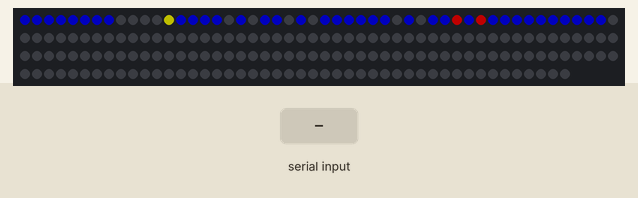
Recording of a sketch running on a simulated Arduino Uno, built with avr-gcc and run on an emulated ATmega328P. Parts: 196 RGB LEDs in strip order, left to right, continuing on the next row. The test bench sets the inputs (shaded band). Dim RGB values are drawn brighter than linear.

Above: at 1.2 s.
1.3 s: "f" received over Serial
Timing chart, 0 to 4.3 s (numbered marks = the images above; inputs shaded):
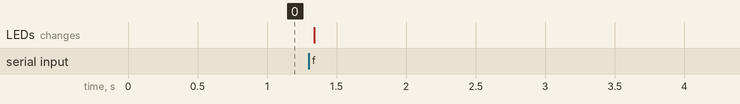

The sketch:

Maze.ino
```cpp
#include <Adafruit_NeoPixel.h>

#define PIN 4
#define POT 6

Adafruit_NeoPixel ring = Adafruit_NeoPixel(196, PIN, NEO_GRB + NEO_KHZ800);

uint32_t maze[4][7][7];
int y = 0, z = 1, x = 1;
uint32_t prev = 0;

void setup() {
  ring.begin();
  ring.setBrightness(80);
  ring.clear(); // clear all pixels
  ring.show();  // show all pixels
  for(int layer = 0; layer < 4; layer++){
    for(int row = 0; row < 7; row++){
      for(int column = 0; column < 7; column++){
        maze[layer][row][column] = 0x000000;
      }
    }
  }

  maze[0][0][0] = maze[0][0][1] = maze[0][0][2] = maze[0][0][3] = maze[0][0][4] = maze[0][0][5] = maze[0][0][6] =
  maze[0][1][0]                                                                                 = maze[0][1][6] =
  maze[0][2][0] = maze[0][2][1] = maze[0][2][2] =                 maze[0][2][4]                 = maze[0][2][6] =
  maze[0][3][0] = maze[0][3][1] = maze[0][3][2] =                 maze[0][3][4]                 = maze[0][3][6] =
  maze[0][4][0] = maze[0][4][1] = maze[0][4][2] =                 maze[0][4][4]                 = maze[0][4][6] =
  maze[0][5][0] = maze[0][5][1] = maze[0][5][2] =                 maze[0][5][4]                 = maze[0][5][6] =
  maze[0][6][0] = maze[0][6][1] = maze[0][6][2] = maze[0][6][3] = maze[0][6][4] = maze[0][6][5] = maze[0][6][6] =


  maze[1][0][0] = maze[1][0][1] = maze[1][0][2] = maze[1][0][3] = maze[1][0][4] = maze[1][0][5] = maze[1][0][6] =
  maze[1][1][0] =
  maze[1][2][0] =                 maze[1][2][2] = maze[1][2][3] = maze[1][2][4] = maze[1][2][5] =
  maze[1][3][0] = maze[1][3][1] = maze[1][3][2] = maze[1][3][3] = maze[1][3][4] = maze[1][3][5] =
  maze[1][4][0] = maze[1][4][1] =                 maze[1][4][3] = maze[1][4][4] =
  maze[1][5][0] = maze[1][5][1] =                                 maze[1][5][4] =                 maze[1][5][6] =
  maze[1][6][0] = maze[1][6][1] = maze[1][6][2] = maze[1][6][3] = maze[1][6][4] = maze[1][6][5] = maze[1][6][6] =


  maze[2][0][0] = maze[2][0][1] = maze[2][0][2] = maze[2][0][3] =                 maze[2][0][5] = maze[2][0][6] =
  maze[2][1][0] = maze[2][1][1] = maze[2][1][2] = maze[2][1][3] =                 maze[2][1][5] = maze[2][1][6] =
  maze[2][2][0] =                                                                 maze[2][2][5] =
  maze[2][3][0] = maze[2][3][1] = maze[2][3][2] =                 maze[2][3][4] = maze[2][3][5] =
  maze[2][4][0] = maze[2][4][1] = maze[2][4][2] =                 maze[2][4][4] = maze[2][4][5] =
  maze[2][5][0] =                                                 maze[2][5][4] =
  maze[2][6][0] = maze[2][6][1] = maze[2][6][2] = maze[2][6][3] = maze[2][6][4] = maze[2][6][5] = maze[2][6][6] =


                  maze[3][0][1] = maze[3][0][2] = maze[3][0][3] =                 maze[3][0][5] = maze[3][0][6] =

  maze[3][2][0] = maze[3][2][1] =                 maze[3][2][3] = maze[3][2][4] = maze[3][2][5] =
  maze[3][3][0] =                                 maze[3][3][3] = maze[3][3][4] = maze[3][3][5] = maze[3][3][6] =
  maze[3][4][0] =                 maze[3][4][2] = maze[3][4][3] = maze[3][4][4] = maze[3][4][5] = maze[3][4][6] =
  maze[3][5][0] =                 maze[3][5][2] = maze[3][5][3] = maze[3][5][4] =                 maze[3][5][6] =
  maze[3][6][0] = maze[3][6][1] = maze[3][6][2] =                                                 maze[3][6][6] = 0x0000FF;

  // ups
  maze[0][5][3] = maze[0][5][5] = maze[1][2][1] = maze[2][5][1] = maze[2][0][4] = maze[2][2][6] = maze[2][5][5] = 0xFF0000;

  // down
  maze[1][5][3] = maze[1][5][5] = maze[2][2][1] =  maze[3][5][1] = maze[3][0][4] = maze[3][2][6] = maze[3][5][5] = 0x00FF00;

  // goal
  maze[3][6][3] = 0xFFFFFF;

  maze[y][z][x] = 0xFFFF00;

  setMaze(maze);
  Serial.begin(9600);
}

void wipe(uint32_t  color) {
  for(int i=49;i<ring.numPixels()/2;i++) {
    ring.setPixelColor(i, color);
    ring.show();
    //delay(100);
  }
}

void setCoord(int y, int z, int x){
  int layer = 49 * y;
  int row = (y%2?6 - z:z) * 7;
  int column = (y%2?(z%2?x:6 - x):(z%2?6 - x:x));
  int i = layer + row + column;
  ring.setPixelColor(i, 0xFF0000);
  ring.show();
}

void setCoord(int y, int z, int x, uint32_t  color){
  int layer = 49 * y;
  int row = row = (y%2?6 - z:z) * 7;
  int column = (y%2?(z%2?x:6 - x):(z%2?6 - x:x));
  int i = layer + row + column;
  ring.setPixelColor(i, color);
}

void setMaze(uint32_t m[][7][7]){
  uint32_t color;
  for(int layer = 0; layer < 4; layer++){
    for(int row = 0; row < 7; row++){
      for(int column = 0; column < 7; column++){
//        if(layer > y - 2 && layer < y + 2 )
        if(layer == y) //|| isNeighbor(layer, row, column))
          color =  m[layer][row][column];
        else
          color = 0;
        setCoord(layer, row, column, color);
      }
    }
  }
  ring.show();
}

void setLayer(int y){
  for(int z = 0; z < 7; z++){
    for(int x = 0; x < 7;x++){
      setCoord(y, z, x);
      delay(50);
    }
  }
}

bool isNeighbor(int layer, int row, int column){
  if( (layer == y || layer == y + 1 || layer == y - 1) &&
      (row == z || row == z + 1 || row == z - 1) &&
      (column == x || column == x + 1 || column == x - 1))
     return true;
  return false;
}

void loop() {
 // wipe(0xFF0000); // red, 0xFF0000 is equivalent to ring.Color(255,0,0);
  //wipe(0x00FF00); // green
 // wipe(0x0000FF); // blue
 // rainbow();
  //rainbowCycle();
//  setCoord(0,1,6);
//  setLayer(0);
//  setLayer(1);
//  setLayer(2);
//  setLayer(3);
//  delay(500);
//

//  maze[1][2][2] = 0x0000FF;
//  maze[2][2][2] = 0x0000FF;
//  maze[3][2][2] = 0x0000FF;

//  setMaze(maze);
//getNeighbors(0,0,3);

  movePlayer();
}

void rainbow() {
  int i, j;
  for(j=0; j<256; j++) {
    for(i=0; i<ring.numPixels(); i++) {
      ring.setPixelColor(i, Wheel((i+j) & 255));
    }
    ring.show();
    delay(20);
  }
}

void rainbowCycle() {
  int i, j;
  for(j=0; j<256*3; j++) { // 3 cycles of all colors on wheel
    for(i=0; i< ring.numPixels(); i++) {
      ring.setPixelColor(i, Wheel(((i * 256 / ring.numPixels()) + j) & 255));
    }
    ring.show();
    delay(10);
  }
}

// Input a value 0 to 255 to get a color value.
// The colours are a transition r - g - b - back to r.
uint32_t Wheel(byte WheelPos) {
  WheelPos = 255 - WheelPos;
  if(WheelPos < 85) {
    return ring.Color(255 - WheelPos * 3, 0, WheelPos * 3);
  }
  if(WheelPos < 170) {
    WheelPos -= 85;
    return ring.Color(0, WheelPos * 3, 255 - WheelPos * 3);
  }
  WheelPos -= 170;
  return ring.Color(WheelPos * 3, 255 - WheelPos * 3, 0);
}

boolean hitWall(int y, int z, int x, uint32_t m[][7][7]){
  return m[y][z][x] == 0x0000FF;
}

void movePlayer(){
 char receivedChar;
 bool yChange = false;

 if (Serial.available() > 0) {
  receivedChar = Serial.read();

  if(receivedChar=='l'){
    if(!hitWall(y, z-1, x, maze) && z > 0){
      maze[y][z][x] = prev;
      z=z-1;
      prev = maze[y][z][x];
    }
  }
  else if(receivedChar=='r'){
    if(!hitWall(y, z+1, x, maze) && z < 6){
      maze[y][z][x] = prev;
      z=z+1;
      prev = maze[y][z][x];
    }
  }
  else if(receivedChar=='f'){
    if(!hitWall(y, z, x+1, maze) && x < 6){
      maze[y][z][x] = prev;
      x=x+1;
      prev = maze[y][z][x];
    }
  }
  else if(receivedChar=='b'){
    if(!hitWall(y, z, x-1, maze) && x > 0){
      maze[y][z][x] = prev;
      x=x-1;
      prev = maze[y][z][x];
    }
  }
  else if(receivedChar=='u'){
    if(!hitWall(y+1, z, x, maze) && y < 3){
      if(prev == 0xFF0000){
        maze[y][z][x] = prev;
        y=y+1;
        prev = maze[y][z][x];
      }
    }
  }
  else if(receivedChar=='d'){
    if(!hitWall(y-1, z, x, maze) && y > 0){
      if(prev == 0x00FF00){
        maze[y][z][x] = prev;
        y=y-1;
        prev = maze[y][z][x];
      }
    }
  }
  maze[y][z][x] = 0xFFFF00;
 }
 //setCoord(y, z, x, 0x00F00F);

 if(prev == 0xFFFFFF)
  rainbowCycle();

 else
  setMaze(maze);
 ring.show();
}
```
